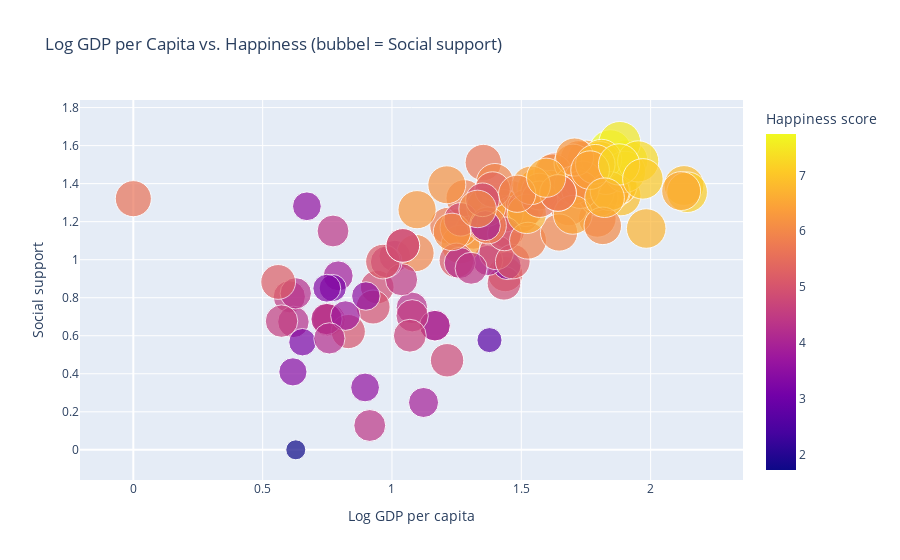

The cell this chart's notebook holds for it:
### Markdown cell above
Landen met een hoge Log GDP per capita bevinden zich rechts in de grafiek en tonen vrijwel zonder uitzondering hoge happiness scores. Dit suggereert dat economische stabiliteit, waaronder dus factoren als werkgelegenheid, inkomenszekerheid en toegang tot voorzieningen, bijdraagt aan een verhoogd gevoel van welzijn. In rijkere landen is de kans op langdurige werkloosheid kleiner, zijn er meer middelen voor sociale zekerheid, en is de publieke infrastructuur (zoals transport en huisvesting) doorgaans beter geregeld.

Economische rijkdom vertaalt zich ook in betere gezondheidsvoorzieningen. In landen met een hoger BBP per capita is de Healthy life expectancy doorgaans aanzienlijk hoger, wat op zijn beurt bijdraagt aan het algemene levensgeluk. Gezond zijn is niet alleen een fysieke toestand maar beïnvloedt ook mentale gezondheid, levenskwaliteit en de mate waarin mensen actief kunnen deelnemen aan de samenleving.

De grootte van de bubbels weerspiegelt het niveau van social support, en duidelijk is dat grotere bubbels (meer steun) vaker in het bovenste deel van de grafiek verschijnen, bij landen met hogere geluksscores. Dit impliceert dat zelfs als economische omstandigheden goed zijn, sociale verbondenheid een essentiële factor blijft. Mensen voelen zich gelukkiger als ze op vrienden, familie of de overheid kunnen terugvallen in moeilijke tijden.

Hoewel klimaat in deze visualisatie niet direct is opgenomen, laat het ontbreken ervan zien dat een hoge happiness score ook mogelijk is zonder zonnig, mild weer. Landen met strenge winters, zoals Zweden, Noorwegen en Finland, scoren hoog op zowel GDP als social support, en behoren tegelijk tot de gelukkigste landen ter wereld. Dit ondersteunt het idee dat sociaal-economische factoren zwaarder wegen dan klimaatfactoren in het verklaren van geluk.

### Code cell
# Verwijder alle rijen waar één van deze kolommen NaN is
df_clean = df123.dropna(subset=['Log GDP per capita', 'Ladder score', 'Social support'])

# Maak de bubble plot op de schone data
figbub = px.scatter(
    df_clean,
    x='Log GDP per capita',
    y='Social support',
    size='Ladder score',
    color='Ladder score',
    hover_name='country',
    size_max=30,
    height=750,
    title='Log GDP per Capita vs. Happiness (bubbel = Social support)',
    labels={
        'Log GDP per capita': 'Log GDP per capita',
        'Ladder score': 'Happiness score',
        'Social support': 'Social support'
    }
)

figbub.show()  # Waarom heeft Venezuela 0 gdp LMAO

### Figure 1 — Plotly figure (JSON) as saved in the notebook; plotly's stock layout.template omitted (floating-point values rounded to 4 significant figures; data arrays with more than 128 entries replaced by an {"elided": "..."} marker saying what was removed)
{"data": [{"hovertemplate": "<b>%{hovertext}</b><br><br>Log GDP per capita=%{x}<br>Social support=%{y}<br>Happiness score=%{marker.color}<extra></extra>", "hovertext": {"elided": "134 str values"}, "legendgroup": "", "marker": {"color": {"elided": "134 float values"}, "coloraxis": "coloraxis", "size": {"elided": "134 float values"}, "sizemode": "area", "sizeref": 0.008601, "symbol": "circle"}, "mode": "markers", "name": "", "orientation": "v", "showlegend": false, "type": "scatter", "x": {"elided": "134 float values"}, "xaxis": "x", "y": {"elided": "134 float values"}, "yaxis": "y"}], "layout": {"autosize": true, "coloraxis": {"colorbar": {"title": {"text": "Happiness score"}}, "colorscale": [[0, "#0d0887"], [0.1111, "#46039f"], [0.2222, "#7201a8"], [0.3333, "#9c179e"], [0.4444, "#bd3786"], [0.5556, "#d8576b"], [0.6667, "#ed7953"], [0.7778, "#fb9f3a"], [0.8889, "#fdca26"], [1, "#f0f921"]]}, "legend": {"itemsizing": "constant", "tracegroupgap": 0}, "title": {"text": "Log GDP per Capita vs. Happiness (bubbel = Social support)"}, "xaxis": {"anchor": "y", "autorange": true, "domain": [0, 1], "range": [-0.2482, 2.404], "title": {"text": "Log GDP per capita"}, "type": "linear"}, "yaxis": {"anchor": "x", "autorange": true, "domain": [0, 1], "range": [-0.1341, 1.792], "title": {"text": "Social support"}, "type": "linear"}}}
